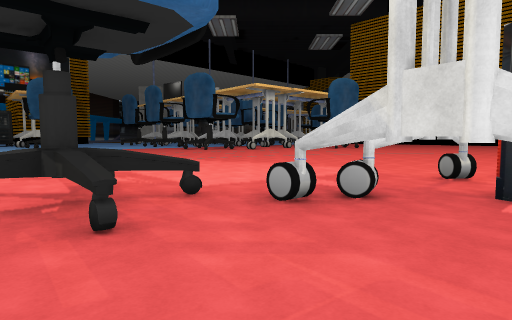
view 1 (above)

24 first-person views from a walk through a 3-D level made in the Unity game engine. The camera is 1.5 m above the floor, tilts 4° down and sees 75° across. The floor is counted in squares, 2 m on a side. Each view is taken from the middle of a square. On the plan, view 1 faces up. The plan holds only what a view shows up to about 11 squares ahead; the rest is blank. The place goes on beyond the plan. The player is left out. Some surface patterns are stand-ins.

view 2
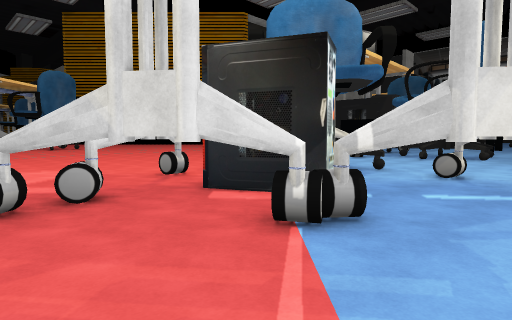

view 3
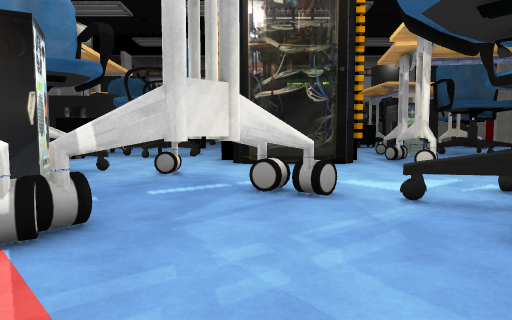

view 4
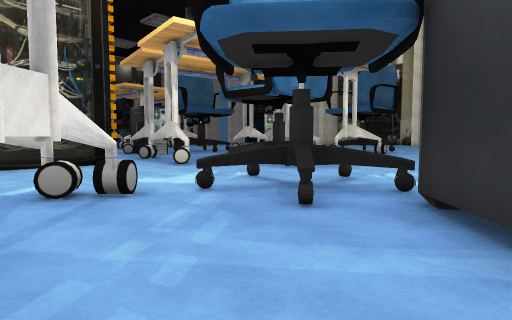

view 5
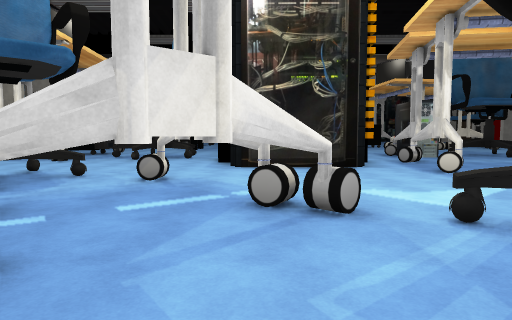

view 6
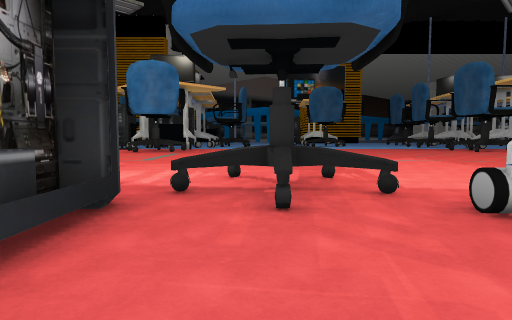

view 7
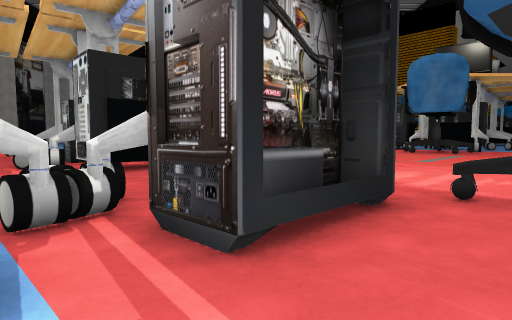

view 8
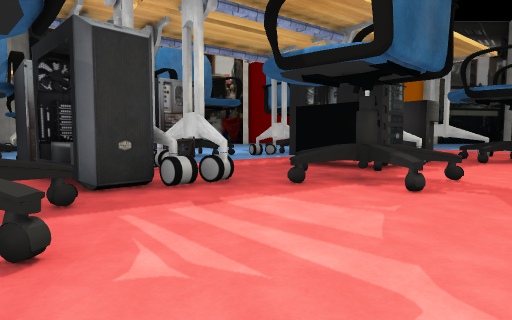

view 9
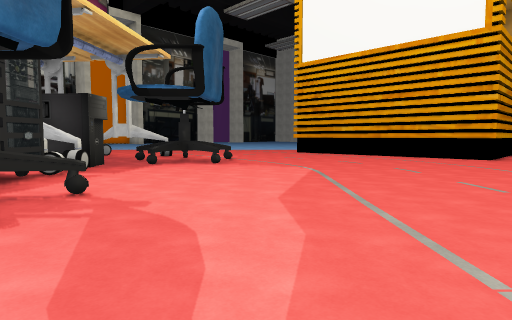

view 10
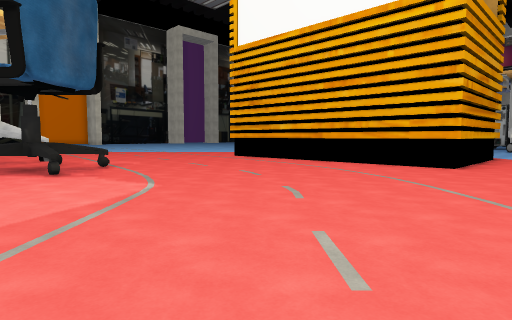

view 11
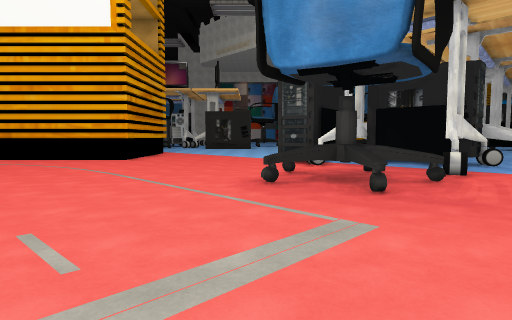

view 12
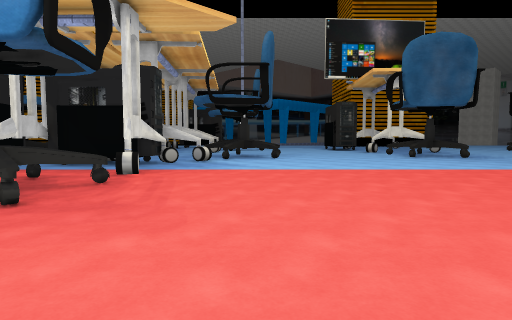

view 13
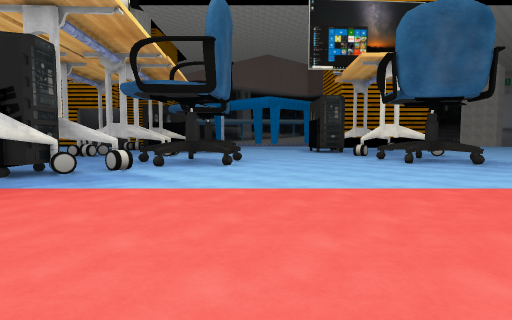

view 14
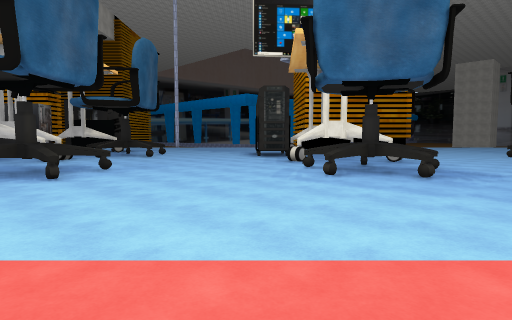

view 15
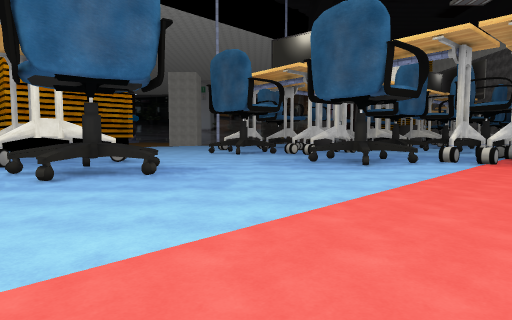

view 16
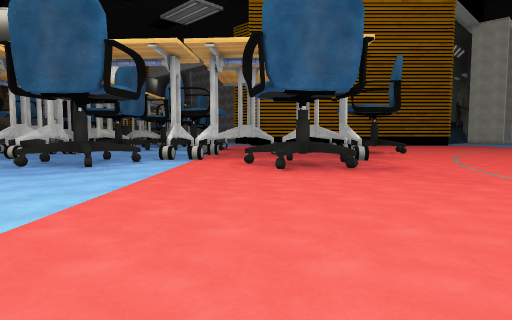

view 17
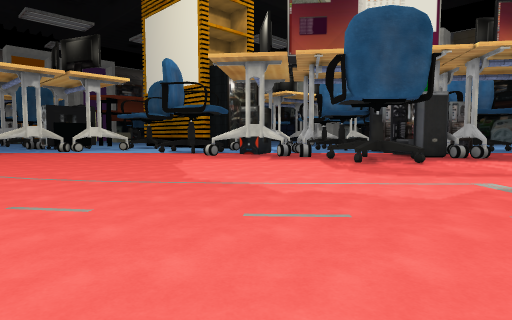

view 18
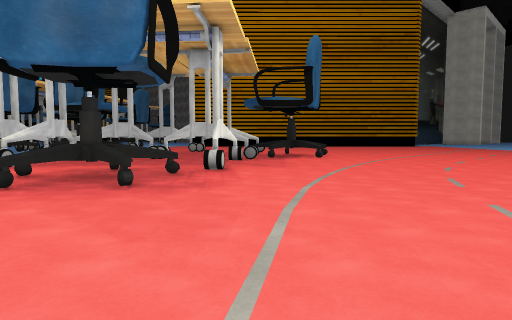

view 19
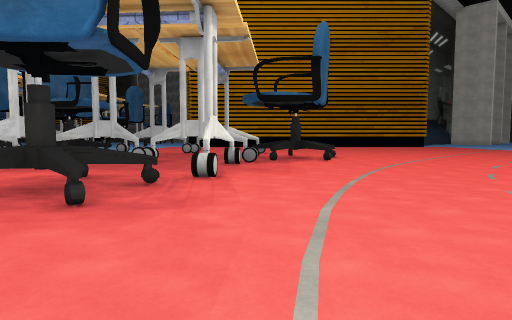

view 20
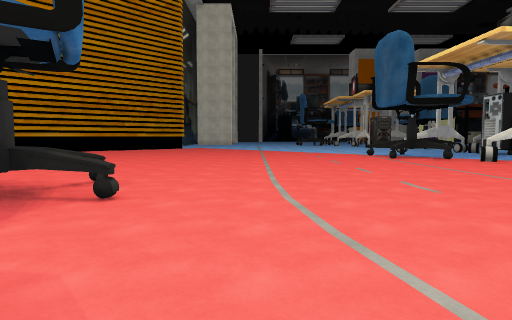

view 21
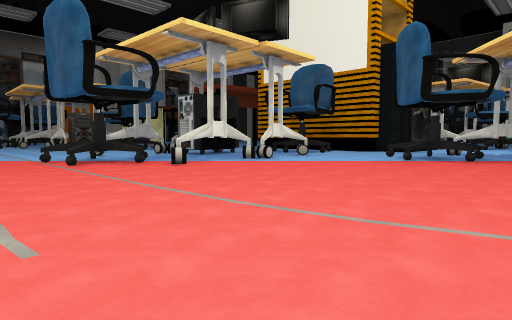

view 22
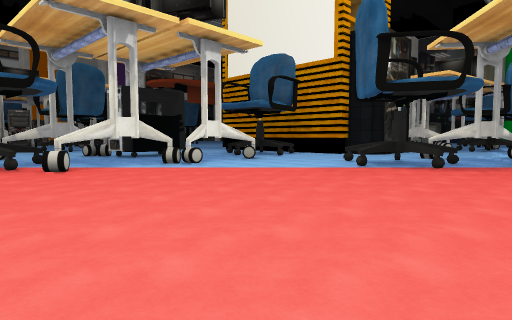

view 23
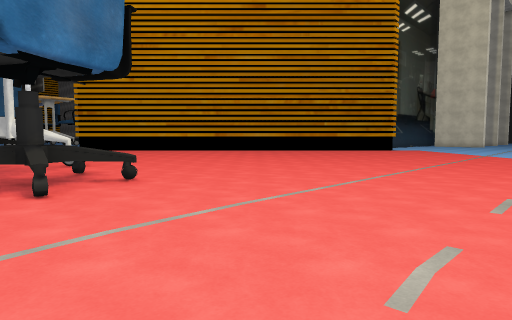

view 24
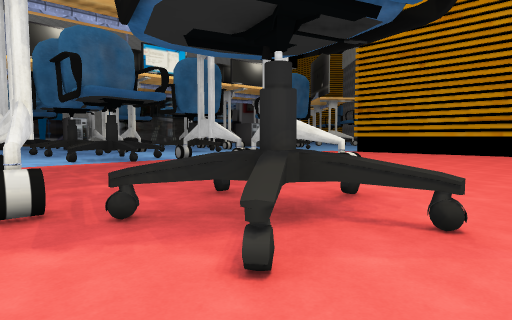

### Floor plan
Key: @ floor where view 1 was taken; # wall or solid block; x gap in a wall; . floor; = window, fence, low wall or low ledge; ^ raised ledge.
Columns run from 22 left of view 1 to 16 right of it. Each row starts with its distance up from view 1.
 30                       ##.#     ....
 29                      .=#.#     ....
 28                      .... ##   ....
 27          ..   ..    #....  #.. ...
 26      ..........##..####..  .##....
 25      ..##.....#^x.###.##. ...=...
 24       #........^=.#....#..........
 23      .#.##..............#..##......
 22     ...=^^=.......= ...###x##.......
 21    .....#..........##.#....=.........
 20   ................###.#...............
 19   .................#...................
 18 ^ ..=..................................
 17 #..#^^...............................
 16   .#^...............................
 15  ...=.................................
 14  ...#=.......  .......   ..........#^.
 13   .##........  ...................=^^
 12    ###........ ..................#.=..#
 11    #..#=...... ..................#...
 10   ##...#...... ..................#...
  9    ##.=#=.....  .................#..
  8    #..###.....  .................#.
  7   ......=.....  .................#.
  6   ............  ..........#..=...
  5   ..................=....#..^^=....
  4  ..................##==### .#^....=
  3 ##^................=#=.####..=.... x
  2   #.....................#=#..#....=.
  1   #............^=.=##....#..#....
  0   #...........###.####@..#.#...##
 -1   #...........=##.#####...#....#
 -2   #...........##...^####=.x....##
 -3     ....===..####...#  ####.....##
 -4      ....#..####...#    .#....#..=
 -5       ..=##. ###..      .....=.##=
 -6        .x.   x          ....## ...

Positions as (right, up) in squares from view 1, and headings:
1: (0, 0), facing up
2: (0, 0), facing up-right
3: (0, 0), facing right
4: (0, 1), facing down-right
5: (1, 0), facing right
6: (1, 0), facing up-left
7: (1, 0), facing left
8: (-5, 6), facing down
9: (-7, 5), facing down-left
10: (-11, 5), facing down-left
11: (-9, 7), facing left
12: (-9, 8), facing up-left
13: (-10, 11), facing up-left
14: (-10, 15), facing up-left
15: (-10, 15), facing up
16: (-10, 15), facing up-right
17: (-7, 14), facing down-right
18: (-5, 14), facing up-right
19: (-4, 15), facing up-right
20: (1, 19), facing right
21: (3, 17), facing down-right
22: (3, 14), facing down-right
23: (4, 16), facing up-right
24: (5, 19), facing up
